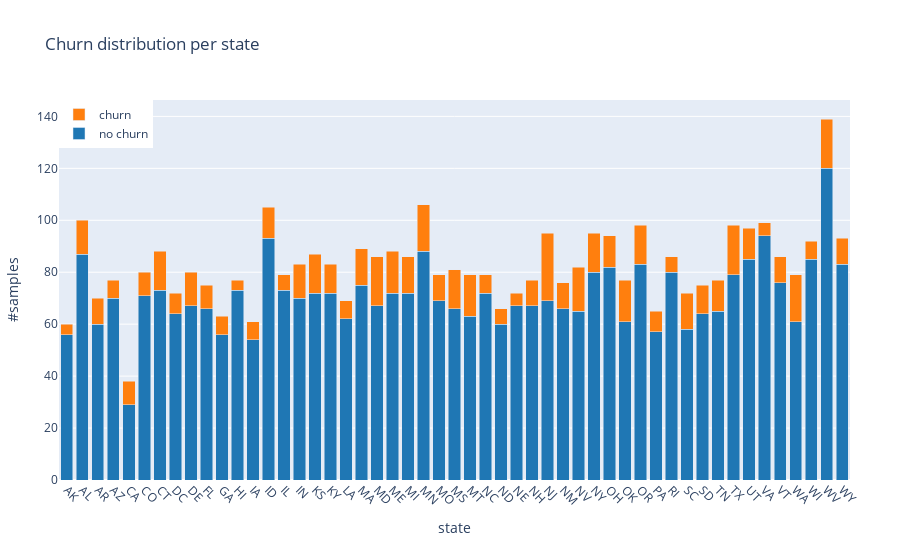

Notebook cell for this chart:
### Markdown cell above
## We look at the churn distribution per state, to see how much the state influences our target:

### Code cell
state_churn_df = pre_df.groupby(["state", "churn"]).size().unstack()
trace1 = go.Bar(
    x=state_churn_df.index,
    y=state_churn_df[0],
    marker = dict(color = colors[0]),
    name='no churn'
)
trace2 = go.Bar(
    x=state_churn_df.index,
    y=state_churn_df[1],
    marker = dict(color = colors[1]),
    name='churn'
)
data = [trace1, trace2]
layout = go.Layout(
    title='Churn distribution per state',
    autosize=True,
    barmode='stack',
    margin=go.layout.Margin(l=50, r=50),
    xaxis=dict(
        title='state',
        tickangle=45
    ),
    yaxis=dict(
        title='#samples',
        automargin=True,
    ),
    legend=dict(
        x=0,
        y=1,
    ),
)
fig = go.Figure(data=data, layout=layout)
iplot(fig, filename='stacked-bar')

### Figure 1 — Plotly figure (JSON) as saved in the notebook; plotly's stock layout.template omitted (floating-point values rounded to 4 significant figures)
{"data": [{"marker": {"color": "rgb(31, 119, 180)"}, "name": "no churn", "type": "bar", "x": ["AK", "AL", "AR", "AZ", "CA", "CO", "CT", "DC", "DE", "FL", "GA", "HI", "IA", "ID", "IL", "IN", "KS", "KY", "LA", "MA", "MD", "ME", "MI", "MN", "MO", "MS", "MT", "NC", "ND", "NE", "NH", "NJ", "NM", "NV", "NY", "OH", "OK", "OR", "PA", "RI", "SC", "SD", "TN", "TX", "UT", "VA", "VT", "WA", "WI", "WV", "WY"], "y": [56, 87, 60, 70, 29, 71, 73, 64, 67, 66, 56, 73, 54, 93, 73, 70, 72, 72, 62, 75, 67, 72, 72, 88, 69, 66, 63, 72, 60, 67, 67, 69, 66, 65, 80, 82, 61, 83, 57, 80, 58, 64, 65, 79, 85, 94, 76, 61, 85, 120, 83]}, {"marker": {"color": "rgb(255, 127, 14)"}, "name": "churn", "type": "bar", "x": ["AK", "AL", "AR", "AZ", "CA", "CO", "CT", "DC", "DE", "FL", "GA", "HI", "IA", "ID", "IL", "IN", "KS", "KY", "LA", "MA", "MD", "ME", "MI", "MN", "MO", "MS", "MT", "NC", "ND", "NE", "NH", "NJ", "NM", "NV", "NY", "OH", "OK", "OR", "PA", "RI", "SC", "SD", "TN", "TX", "UT", "VA", "VT", "WA", "WI", "WV", "WY"], "y": [4, 13, 10, 7, 9, 9, 15, 8, 13, 9, 7, 4, 7, 12, 6, 13, 15, 11, 7, 14, 19, 16, 14, 18, 10, 15, 16, 7, 6, 5, 10, 26, 10, 17, 15, 12, 16, 15, 8, 6, 14, 11, 12, 19, 12, 5, 10, 18, 7, 19, 10]}], "layout": {"autosize": true, "barmode": "stack", "legend": {"x": 0, "y": 1}, "margin": {"l": 50, "r": 50}, "title": {"text": "Churn distribution per state"}, "xaxis": {"tickangle": 45, "title": {"text": "state"}}, "yaxis": {"automargin": true, "title": {"text": "#samples"}}}}
